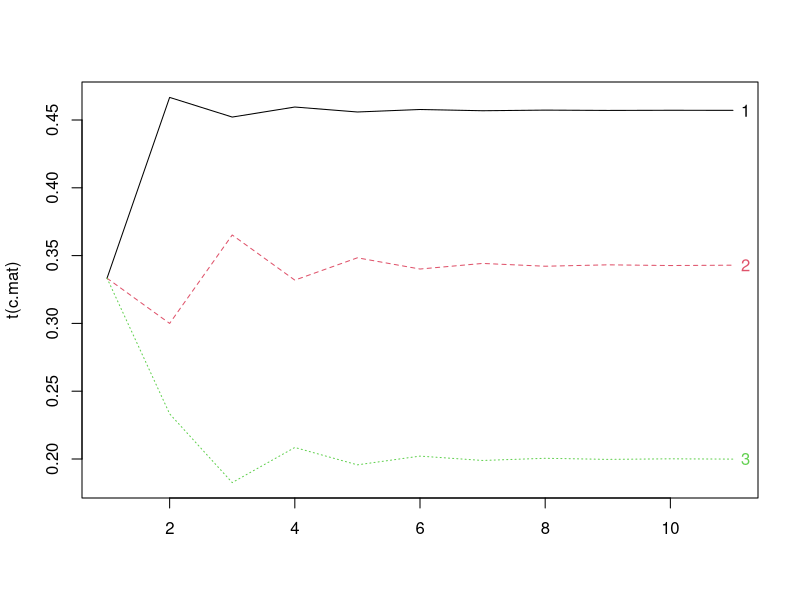

Write the R code that produced this figure.
## ---- chunk 1
A <- matrix(data = c(.6, .8, 0,
                     .9,  0, 0,
                      0, .7, 0), 
            ncol = 3, 
            nrow = 3,
            byrow = TRUE)
## I put line breaks after each row, just to make it readable for humans (the machine doesn't care).
## Note: it's important to specify "byrow = TRUE", because the default for R is to read columnwise.
## Note: the data is of type vector: c(...)
## ---- chunk 2
print(A)
## ---- chunk 3
## to select the 1st row
print("first row")
A[1,]
## to select the 2nd column
print("2nd column")
A[,2]
## to select the element in the 3rd row and 2nd column
print("the element I want")
A[3,2]
## ---- chunk 4
print(A*A)
## this is just squares each element
## ---- chunk 5
print(A %*% A)
## ---- chunk 6
print(A)
## ---- chunk 7
A.with.labels <- A
dimnames(A.with.labels) <- list(c("to-1", "to-2", "to-3"), c("from-1", "from-2", "from-3"))
print(A.with.labels)
## ---- chunk 8
Nt = matrix(c(100,100,100), nrow = 3, ncol = 1)  ## create the column matrix
print("Nt")
print(Nt)
Ntpn = A %*% Nt ## project using matrix multiplication
print("Ntpn")
print(Ntpn)
## ---- chunk 9
## start with an empty matrix that we save the popualtion at each time step in
N.mat <- matrix(NA, nrow = 3, ncol = 11)
N.mat[,1] <- Nt ## start with 100 in each age group

## loop through 10 time steps
for (i in 1:10)
{
  print(paste("step i = ", i))
  N.mat[,i+1] <- A %*% N.mat[,i]
}
## note, each step we take the last output and use it as the input.
## ---- chunk 10
print(N.mat)
## ---- chunk 11
c.mat <- prop.table(N.mat, margin = 2) # this looks at the proporitons by column
print(round(c.mat, 2))
## ---- chunk 12
print(round(c.mat, 6))
## ---- chunk 13
matplot(t(c.mat), type = "l") ## we transpose c.mat using t() so that matplot does what we want
text(11 + .2, c.mat[,11], 1:3, col = 1:3) ## we add some age group labels
## ---- chunk 14
young.9 = N.mat[1,9]
young.10 = N.mat[1,10]
n <- 25 ## we let the projection step be 25 years, the width of the age groups
lambda.hat = young.10/young.9
print("lamda.hat")
print(lambda.hat) # this is the growth factor from one step to the next
r.hat = log(lambda.hat)/n # this is the implied exponential growth rate
print("r.hat")
print(r.hat)
## ---- chunk 15
lambda.1 = eigen(A)$values[1] ## leading eigen value
print(lambda.1)
## ---- chunk 16
N.stable = eigen(A)$vectors[,1] ## leading eigen vector
N.stable <- prop.table(N.stable) ## convert to proportions
print(round(N.stable,2)) ## inspect
